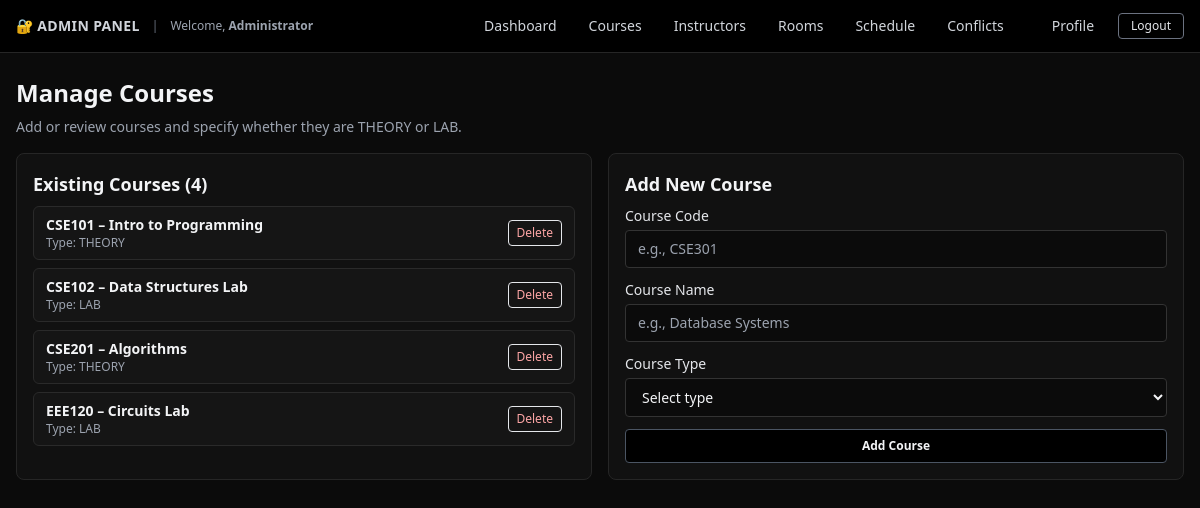
The page /pages/admin/courses.php (signed in) on the database its author committed.
### tables this page shows
CREATE TABLE courses (
  code VARCHAR(20) PRIMARY KEY,
  name VARCHAR(255) NOT NULL,
  type ENUM('THEORY', 'LAB') NOT NULL,
  created_at TIMESTAMP DEFAULT CURRENT_TIMESTAMP,
  updated_at TIMESTAMP DEFAULT CURRENT_TIMESTAMP ON UPDATE CURRENT_TIMESTAMP
);

### includes/data.php (called while the page is built, shortened)
<?php
require_once __DIR__ . '/../config/db.php';
function getCourses() {
    global $conn;
    $result = $conn->query("SELECT * FROM courses ORDER BY code ASC");
    $courses = [];
    while ($row = $result->fetch_assoc()) {
        $courses[] = $row;
    }
    return $courses;
}
?>

### pages/admin/courses.php (the view, shortened to what this page needs)
<?php
include 'includes/admin_shell.php';
include 'includes/data.php';
$courses = getCourses();
?>
<h1 class="text-2xl font-bold mb-2 text-gray-100">
    Manage Courses
</h1>
<p class="text-sm text-gray-400 mb-4">
    Add or review courses and specify whether they are THEORY or LAB.
</p>
<div class="grid gap-4 md:grid-cols-2">
    <div class="bg-[#111111] border border-[#262626] rounded-lg p-4">
        <h2 class="text-lg font-semibold mb-2 text-gray-100">Existing Courses (<?php echo count($courses); ?>)</h2>
        <ul class="space-y-2 text-sm">
            <?php foreach ($courses as $course): ?>
                <li class="flex items-center justify-between bg-[#151515] border border-[#2a2a2a] rounded-md px-3 py-2">
                    <div>
                        <div class="font-semibold text-gray-100">
                            <?php echo htmlspecialchars($course['code']); ?> – <?php echo htmlspecialchars($course['name']); ?>
                        </div>
                        <div class="text-xs text-gray-400">Type: <?php echo htmlspecialchars($course['type']); ?></div>
                    </div>
                    <form method="POST" style="display:inline;">
                        <button type="submit" class="text-xs px-2 py-1 rounded border border-red-600 text-red-300 hover:bg-red-900">
                            Delete
                        </button>
                    </form>
                </li>
            <?php endforeach; ?>
        </ul>
    </div>
    <div class="bg-[#111111] border border-[#262626] rounded-lg p-4">
        <h2 class="text-lg font-semibold mb-2 text-gray-100">Add New Course</h2>
        <form method="POST" class="space-y-3 text-sm">
            <div>
                <label class="block mb-1 text-gray-200">Course Code</label>
                <input
                    type="text"
                    name="code"
                    class="w-full rounded bg-[#0b0b0b] border border-[#333333] px-3 py-2 text-gray-100 focus:outline-none focus:ring-2 focus:ring-gray-500"
                    placeholder="e.g., CSE301"
                    required
                />
            </div>
            <div>
                <label class="block mb-1 text-gray-200">Course Name</label>
                <input
                    type="text"
                    name="name"
                    class="w-full rounded bg-[#0b0b0b] border border-[#333333] px-3 py-2 text-gray-100 focus:outline-none focus:ring-2 focus:ring-gray-500"
                    placeholder="e.g., Database Systems"
                    required
                />
            </div>
            <div>
                <label class="block mb-1 text-gray-200">Course Type</label>
                <select
                    name="type"
                    class="w-full rounded bg-[#0b0b0b] border border-[#333333] px-3 py-2 text-gray-100 focus:outline-none focus:ring-2 focus:ring-gray-500"
                    required
                >
                    <option value="">Select type</option>
                </select>
            </div>
            <button
                type="submit"
                name="action"
                value="add_course"
                class="mt-2 rounded bg-black text-gray-100 px-4 py-2 text-xs font-semibold border border-gray-600 hover:bg-[#050505] w-full"
            >
                Add Course
            </button>
        </form>
    </div>
</div>
<?php include 'includes/admin_shell_footer.php'; ?>

### rows shown on the page
courses: code "CSE101", name "Intro to Programming", type "THEORY"
courses: code "CSE102", name "Data Structures Lab", type "LAB"
courses: code "CSE201", name "Algorithms", type "THEORY"
courses: code "EEE120", name "Circuits Lab", type "LAB"

### other values the page prints
$adminFullName "Administrator"
count($courses) "4"
